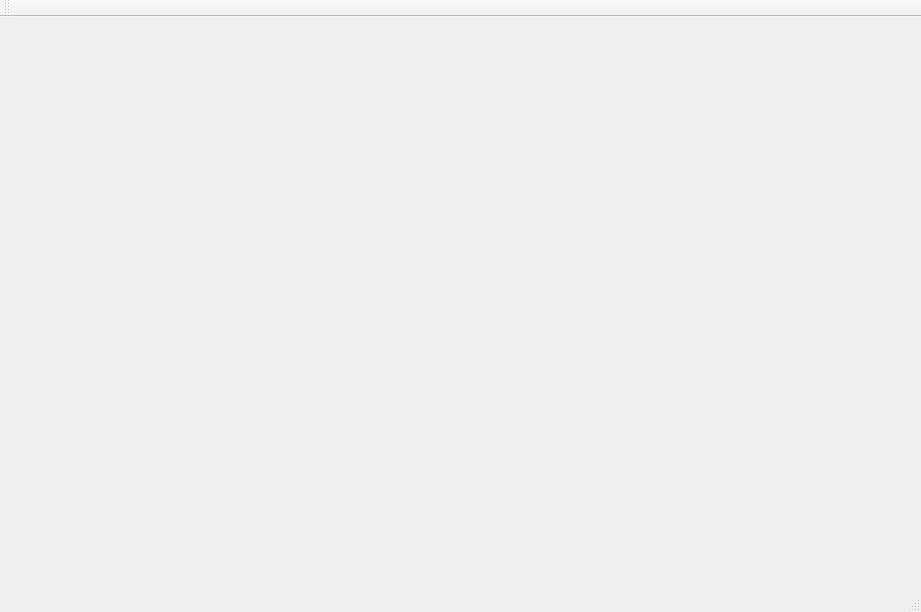
<?xml version="1.0" encoding="UTF-8"?>
<ui version="4.0">
 <class>MainWindow</class>
 <widget class="QMainWindow" name="MainWindow">
  <property name="geometry">
   <rect>
    <x>0</x>
    <y>0</y>
    <width>921</width>
    <height>612</height>
   </rect>
  </property>
  <property name="windowTitle">
   <string>MainWindow</string>
  </property>
  <widget class="QWidget" name="centralWidget">
   <layout class="QGridLayout" name="gridLayout">
    <item row="0" column="0">
     <layout class="QVBoxLayout" name="verticalLayout">
      <item>
       <layout class="QHBoxLayout" name="bottom_Hlayout"/>
      </item>
      <item>
       <layout class="QGridLayout" name="top_Hlayout"/>
      </item>
     </layout>
    </item>
   </layout>
  </widget>
  <widget class="QMenuBar" name="menuBar">
   <property name="geometry">
    <rect>
     <x>0</x>
     <y>0</y>
     <width>921</width>
     <height>20</height>
    </rect>
   </property>
  </widget>
  <widget class="QToolBar" name="mainToolBar">
   <attribute name="toolBarArea">
    <enum>TopToolBarArea</enum>
   </attribute>
   <attribute name="toolBarBreak">
    <bool>false</bool>
   </attribute>
  </widget>
  <widget class="QStatusBar" name="statusBar"/>
 </widget>
 <layoutdefault spacing="6" margin="11"/>
 <resources/>
 <connections/>
</ui>
